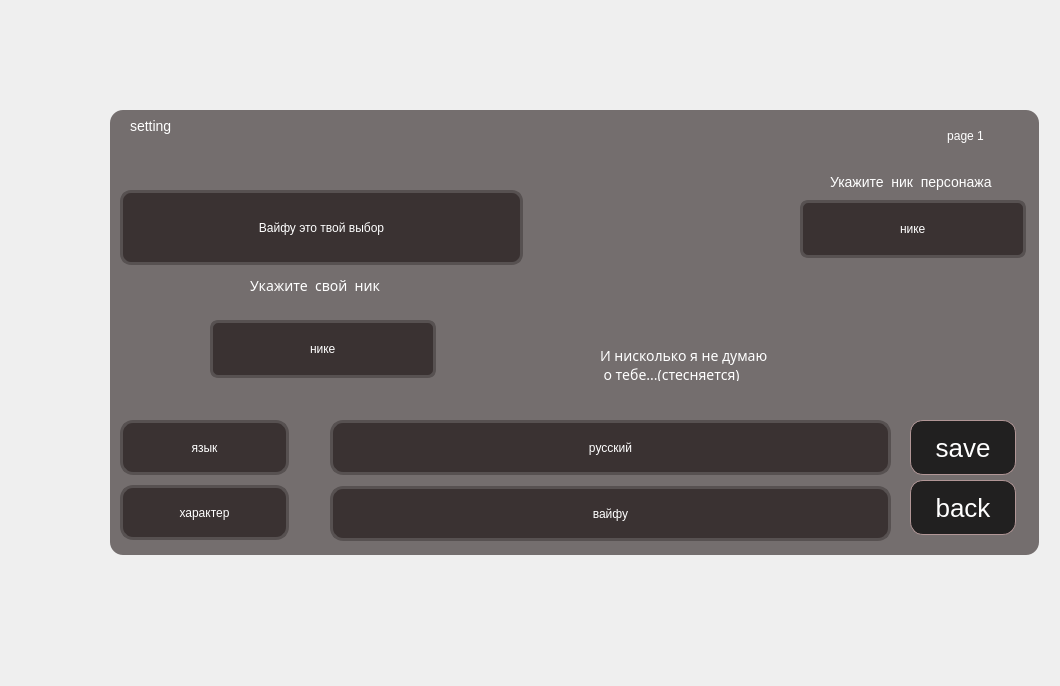
<?xml version="1.0" encoding="UTF-8"?>
<ui version="4.0">
 <class>MainWindow</class>
 <widget class="QMainWindow" name="MainWindow">
  <property name="geometry">
   <rect>
    <x>0</x>
    <y>0</y>
    <width>1060</width>
    <height>686</height>
   </rect>
  </property>
  <property name="windowTitle">
   <string>MainWindow</string>
  </property>
  <widget class="QWidget" name="centralwidget">
   <widget class="QFrame" name="frame">
    <property name="geometry">
     <rect>
      <x>110</x>
      <y>110</y>
      <width>929</width>
      <height>445</height>
     </rect>
    </property>
    <property name="styleSheet">
     <string notr="true">background: rgba(33, 24, 24, 0.6);
box-shadow: 2px 4px 4px rgba(0, 0, 0, 0.35);
border-radius: 13px;</string>
    </property>
    <property name="frameShape">
     <enum>QFrame::StyledPanel</enum>
    </property>
    <property name="frameShadow">
     <enum>QFrame::Raised</enum>
    </property>
    <widget class="QLabel" name="label">
     <property name="geometry">
      <rect>
       <x>20</x>
       <y>0</y>
       <width>71</width>
       <height>31</height>
      </rect>
     </property>
     <property name="styleSheet">
      <string notr="true">font: 8pt &quot;Arial&quot;;
font-style: normal;
font-weight: normal;
font-size: 14px;
line-height: 34px;
/* identical to box height */
background: rgba(33, 24, 24, 0.0);

color: #FFFFFF;
</string>
     </property>
     <property name="text">
      <string>setting</string>
     </property>
    </widget>
    <widget class="QLabel" name="label_2">
     <property name="geometry">
      <rect>
       <x>10</x>
       <y>80</y>
       <width>403</width>
       <height>75</height>
      </rect>
     </property>
     <property name="styleSheet">
      <string notr="true">background: rgba(33, 24, 24, 0.7);
font: 18pt &quot;Arial&quot;;
border: 3px solid #575151;
box-sizing: border-box;
box-shadow: 2px 4px 4px rgba(0, 0, 0, 0.25);
border-radius: 11px;

font-weight: normal;

line-height: 40px;

color: #FFFFFF;
</string>
     </property>
     <property name="text">
      <string>Вайфу это твой выбор</string>
     </property>
     <property name="alignment">
      <set>Qt::AlignCenter</set>
     </property>
    </widget>
    <widget class="QLabel" name="label_3">
     <property name="geometry">
      <rect>
       <x>10</x>
       <y>310</y>
       <width>169</width>
       <height>55</height>
      </rect>
     </property>
     <property name="styleSheet">
      <string notr="true">background: rgba(33, 24, 24, 0.7);
font: 18pt &quot;Arial&quot;;
border: 3px solid #575151;
box-sizing: border-box;
box-shadow: 2px 4px 4px rgba(0, 0, 0, 0.25);
border-radius: 13px;

font-weight: normal;

line-height: 40px;

color: #FFFFFF;
</string>
     </property>
     <property name="text">
      <string>язык</string>
     </property>
     <property name="alignment">
      <set>Qt::AlignCenter</set>
     </property>
    </widget>
    <widget class="QLabel" name="label_4">
     <property name="geometry">
      <rect>
       <x>10</x>
       <y>375</y>
       <width>169</width>
       <height>55</height>
      </rect>
     </property>
     <property name="styleSheet">
      <string notr="true">background: rgba(33, 24, 24, 0.7);
font: 18pt &quot;Arial&quot;;
border: 3px solid #575151;
box-sizing: border-box;
box-shadow: 2px 4px 4px rgba(0, 0, 0, 0.25);
border-radius: 13px;

font-weight: normal;

line-height: 40px;

color: #FFFFFF;
</string>
     </property>
     <property name="text">
      <string>характер</string>
     </property>
     <property name="alignment">
      <set>Qt::AlignCenter</set>
     </property>
    </widget>
    <widget class="QLabel" name="label_5">
     <property name="geometry">
      <rect>
       <x>140</x>
       <y>160</y>
       <width>141</width>
       <height>31</height>
      </rect>
     </property>
     <property name="styleSheet">
      <string notr="true">font-family: Roboto Mono;
font-style: normal;
font-weight: normal;
font-size: 14px;
line-height: 34px;
/* identical to box height */
background: rgba(33, 24, 24, 0.0);

color: #FFFFFF;
</string>
     </property>
     <property name="text">
      <string>Укажите  свой  ник</string>
     </property>
    </widget>
    <widget class="QLineEdit" name="Nickname_2">
     <property name="geometry">
      <rect>
       <x>100</x>
       <y>210</y>
       <width>226</width>
       <height>58</height>
      </rect>
     </property>
     <property name="styleSheet">
      <string notr="true">background: rgba(33, 24, 24, 0.7);
border: 3px solid #575151;
box-sizing: border-box;
font: 18pt &quot;Arial&quot;;
box-shadow: 2px 4px 4px rgba(0, 0, 0, 0.25);
border-radius: 8px;
font-weight: normal;

line-height: 40px;

color: #FFFFFF;</string>
     </property>
     <property name="text">
      <string>нике</string>
     </property>
     <property name="alignment">
      <set>Qt::AlignCenter</set>
     </property>
    </widget>
    <widget class="QLabel" name="label_6">
     <property name="geometry">
      <rect>
       <x>220</x>
       <y>310</y>
       <width>561</width>
       <height>55</height>
      </rect>
     </property>
     <property name="styleSheet">
      <string notr="true">background: rgba(33, 24, 24, 0.7);
font: 18pt &quot;Arial&quot;;
border: 3px solid #575151;
box-sizing: border-box;
box-shadow: 2px 4px 4px rgba(0, 0, 0, 0.25);
border-radius: 13px;

font-weight: normal;

line-height: 40px;

color: #FFFFFF;
</string>
     </property>
     <property name="text">
      <string>русский</string>
     </property>
     <property name="alignment">
      <set>Qt::AlignCenter</set>
     </property>
    </widget>
    <widget class="QLabel" name="label_7">
     <property name="geometry">
      <rect>
       <x>220</x>
       <y>376</y>
       <width>561</width>
       <height>55</height>
      </rect>
     </property>
     <property name="styleSheet">
      <string notr="true">background: rgba(33, 24, 24, 0.7);
font: 18pt &quot;Arial&quot;;
border: 3px solid #575151;
box-sizing: border-box;
box-shadow: 2px 4px 4px rgba(0, 0, 0, 0.25);
border-radius: 13px;

font-weight: normal;

line-height: 40px;

color: #FFFFFF;
</string>
     </property>
     <property name="text">
      <string>вайфу</string>
     </property>
     <property name="alignment">
      <set>Qt::AlignCenter</set>
     </property>
    </widget>
    <widget class="QLabel" name="character_set">
     <property name="geometry">
      <rect>
       <x>470</x>
       <y>0</y>
       <width>167</width>
       <height>234</height>
      </rect>
     </property>
     <property name="styleSheet">
      <string notr="true">background: rgba(33, 24, 24, 0.0);
font: 18pt &quot;Arial&quot;;

box-sizing: border-box;
box-shadow: 2px 4px 4px rgba(0, 0, 0, 0.25);
border-radius: 13px;

font-weight: normal;

line-height: 40px;

color: #FFFFFF;
</string>
     </property>
     <property name="text">
      <string/>
     </property>
     <property name="pixmap">
      <pixmap>material/Без имени-1 3.png</pixmap>
     </property>
     <property name="alignment">
      <set>Qt::AlignCenter</set>
     </property>
    </widget>
    <widget class="QPushButton" name="button_save">
     <property name="geometry">
      <rect>
       <x>800</x>
       <y>310</y>
       <width>106</width>
       <height>55</height>
      </rect>
     </property>
     <property name="styleSheet">
      <string notr="true">background: rgba(23, 23, 23, 0.9);
border: 1px solid #B19696;
box-sizing: border-box;
box-shadow: 2px 4px 4px rgba(0, 0, 0, 0.25);
border-radius: 13px;
font-size: 26px;


color: #FFFFFF;</string>
     </property>
     <property name="text">
      <string>save</string>
     </property>
    </widget>
    <widget class="QPushButton" name="pushButton_2">
     <property name="geometry">
      <rect>
       <x>800</x>
       <y>370</y>
       <width>106</width>
       <height>55</height>
      </rect>
     </property>
     <property name="styleSheet">
      <string notr="true">background: rgba(23, 23, 23, 0.9);
border: 1px solid #B19696;
box-sizing: border-box;
box-shadow: 2px 4px 4px rgba(0, 0, 0, 0.25);
border-radius: 13px;
font-size: 26px;


color: #FFFFFF;</string>
     </property>
     <property name="text">
      <string>back</string>
     </property>
    </widget>
    <widget class="QLabel" name="label_9">
     <property name="geometry">
      <rect>
       <x>720</x>
       <y>56</y>
       <width>171</width>
       <height>31</height>
      </rect>
     </property>
     <property name="styleSheet">
      <string notr="true">font: 8pt &quot;Arial&quot;;
font-style: normal;
font-weight: normal;
font-size: 14px;
line-height: 34px;
/* identical to box height */
background: rgba(33, 24, 24, 0.0);

color: #FFFFFF;
</string>
     </property>
     <property name="text">
      <string>Укажите  ник  персонажа</string>
     </property>
    </widget>
    <widget class="QLineEdit" name="Nickname_1">
     <property name="geometry">
      <rect>
       <x>690</x>
       <y>90</y>
       <width>226</width>
       <height>58</height>
      </rect>
     </property>
     <property name="styleSheet">
      <string notr="true">background: rgba(33, 24, 24, 0.7);
border: 3px solid #575151;
box-sizing: border-box;
font: 18pt &quot;Arial&quot;;
box-shadow: 2px 4px 4px rgba(0, 0, 0, 0.25);
border-radius: 8px;
font-weight: normal;

line-height: 40px;

color: #FFFFFF;</string>
     </property>
     <property name="text">
      <string>нике</string>
     </property>
     <property name="alignment">
      <set>Qt::AlignCenter</set>
     </property>
    </widget>
    <widget class="QLabel" name="label_10">
     <property name="geometry">
      <rect>
       <x>820</x>
       <y>10</y>
       <width>71</width>
       <height>31</height>
      </rect>
     </property>
     <property name="styleSheet">
      <string notr="true">background: rgba(33, 24, 24, 0.0);
font: 16pt &quot;Arial&quot;;
box-sizing: border-box;
box-shadow: 2px 4px 4px rgba(0, 0, 0, 0.25);
border-radius: 13px;

font-weight: normal;

line-height: 40px;

color: #FFFFFF;
</string>
     </property>
     <property name="text">
      <string>page 1</string>
     </property>
     <property name="alignment">
      <set>Qt::AlignCenter</set>
     </property>
    </widget>
    <widget class="QPushButton" name="pushButton_3">
     <property name="geometry">
      <rect>
       <x>890</x>
       <y>14</y>
       <width>31</width>
       <height>26</height>
      </rect>
     </property>
     <property name="styleSheet">
      <string notr="true">background: rgba(33, 24, 24, 0.0);</string>
     </property>
     <property name="text">
      <string/>
     </property>
     <property name="icon">
      <iconset>
       <normaloff>material/image 49.png</normaloff>material/image 49.png</iconset>
     </property>
    </widget>
    <widget class="QPushButton" name="button_language_r">
     <property name="geometry">
      <rect>
       <x>740</x>
       <y>324</y>
       <width>31</width>
       <height>26</height>
      </rect>
     </property>
     <property name="styleSheet">
      <string notr="true">background: rgba(33, 24, 24, 0.0);</string>
     </property>
     <property name="text">
      <string/>
     </property>
     <property name="icon">
      <iconset>
       <normaloff>material/image 38.png</normaloff>material/image 38.png</iconset>
     </property>
    </widget>
    <widget class="QPushButton" name="button_behavior_r">
     <property name="geometry">
      <rect>
       <x>740</x>
       <y>390</y>
       <width>31</width>
       <height>26</height>
      </rect>
     </property>
     <property name="styleSheet">
      <string notr="true">background: rgba(33, 24, 24, 0.0);</string>
     </property>
     <property name="text">
      <string/>
     </property>
     <property name="icon">
      <iconset>
       <normaloff>material/image 38.png</normaloff>material/image 38.png</iconset>
     </property>
    </widget>
    <widget class="QPushButton" name="button_language_l">
     <property name="geometry">
      <rect>
       <x>230</x>
       <y>324</y>
       <width>31</width>
       <height>26</height>
      </rect>
     </property>
     <property name="styleSheet">
      <string notr="true">background: rgba(33, 24, 24, 0.0);</string>
     </property>
     <property name="text">
      <string/>
     </property>
     <property name="icon">
      <iconset>
       <normaloff>material/image 52.png</normaloff>material/image 52.png</iconset>
     </property>
    </widget>
    <widget class="QPushButton" name="button_behavior_l">
     <property name="geometry">
      <rect>
       <x>230</x>
       <y>390</y>
       <width>31</width>
       <height>26</height>
      </rect>
     </property>
     <property name="styleSheet">
      <string notr="true">background: rgba(33, 24, 24, 0.0);</string>
     </property>
     <property name="text">
      <string/>
     </property>
     <property name="icon">
      <iconset>
       <normaloff>material/image 52.png</normaloff>material/image 52.png</iconset>
     </property>
    </widget>
    <widget class="QPushButton" name="button_character_r">
     <property name="geometry">
      <rect>
       <x>640</x>
       <y>130</y>
       <width>31</width>
       <height>26</height>
      </rect>
     </property>
     <property name="styleSheet">
      <string notr="true">background: rgba(33, 24, 24, 0.0);</string>
     </property>
     <property name="text">
      <string/>
     </property>
     <property name="icon">
      <iconset>
       <normaloff>material/image 38.png</normaloff>material/image 38.png</iconset>
     </property>
    </widget>
    <widget class="QPushButton" name="button_character_l">
     <property name="geometry">
      <rect>
       <x>450</x>
       <y>130</y>
       <width>31</width>
       <height>26</height>
      </rect>
     </property>
     <property name="styleSheet">
      <string notr="true">background: rgba(33, 24, 24, 0.0);</string>
     </property>
     <property name="text">
      <string/>
     </property>
     <property name="icon">
      <iconset>
       <normaloff>material/image 52.png</normaloff>material/image 52.png</iconset>
     </property>
    </widget>
    <widget class="QLabel" name="label_8">
     <property name="geometry">
      <rect>
       <x>490</x>
       <y>240</y>
       <width>171</width>
       <height>31</height>
      </rect>
     </property>
     <property name="styleSheet">
      <string notr="true">font-family: Roboto Mono;
font-style: normal;
font-weight: normal;
font-size: 14px;
line-height: 34px;
/* identical to box height */
background: rgba(33, 24, 24, 0.0);

color: #FFFFFF;
</string>
     </property>
     <property name="text">
      <string>И нисколько я не думаю
 о тебе...(стесняется)</string>
     </property>
    </widget>
   </widget>
  </widget>
 </widget>
 <resources/>
 <connections/>
</ui>
